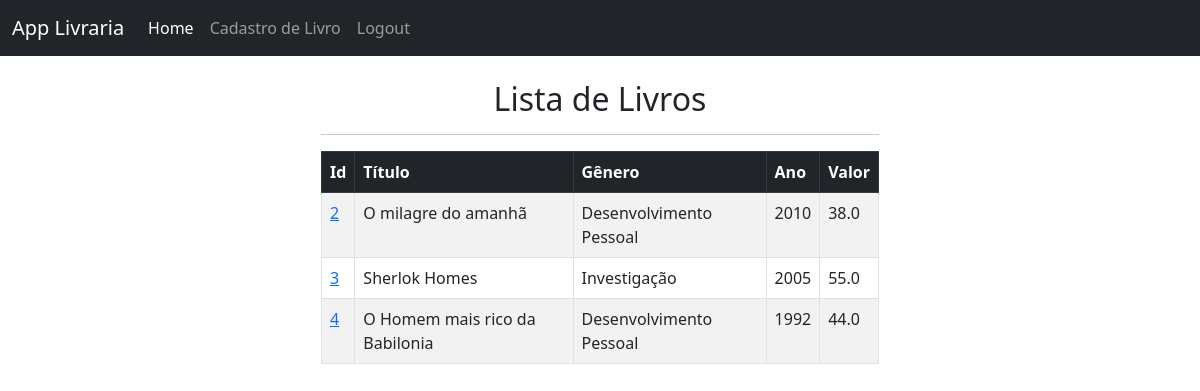
The app's page / (signed in), older data.
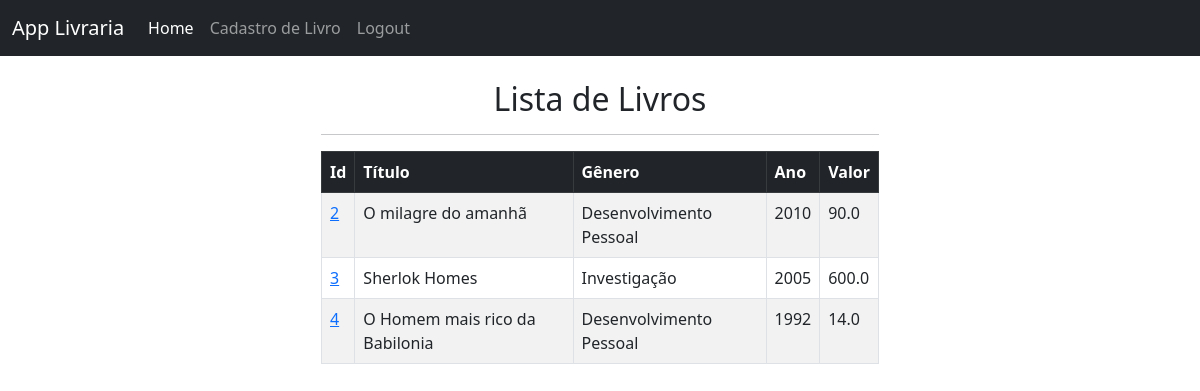
The same page, newer data.
### livraria/models.py (models this page shows, shortened)
class Book(models.Model):
    created_at = models.DateTimeField(auto_now_add=True)
    title = models.CharField(max_length=50)
    description = models.CharField(max_length=200)
    year = models.IntegerField()
    genre = models.CharField(max_length=30)
    value = models.FloatField()

### livraria/views.py (the view)
# urls.py: path('', home, name='home'),
def home(request):
    books = Book.objects.all()
    if request.method == "POST":
        username = request.POST['usuario']
        password = request.POST['senha']
        user = authenticate(
            request,
            username=username,
            password=password
        )
        if user is not None:
            login(request, user)
            messages.success(request, "Login realizado com sucesso!")
            return redirect('home')
        else:
            messages.error(request, "Erro na autenticação. Tente novamente!")
            return redirect('home')
    else:
        return render(request, 'home.html',{'books':books})

### livraria/templates/home.html (shortened to what this page needs)
{% extends 'base.html' %}
{% block content %}
<div class="col-md-6 offset-md-3">
    {% if user.is_authenticated %}
    <h2 class="text-center">Lista de Livros</h2>
    <hr>
    <table class="table table-striped table-bordered table-hover">
        <thead class="table-dark">
            <tr>
                <th>Id</th>
                <th>Título</th>
                <th>Gênero</th>
                <th>Ano</th>
                <th>Valor</th>
            </tr>
        </thead>
        <tbody>
            {% if books %}
                {% for book in books %}
                    <tr>
                        <td><a href="{% url 'book' book.id %}">{{ book.id }}</a></td>
                        <td>{{ book.title }}</td>
                        <td>{{ book.genre }}</td>
                        <td>{{ book.year }}</td>
                        <td>{{ book.value }}</td>
                {% endfor %}
            {% endif %}
                    </tr>
        </tbody>
    </table>
{% endif %}
{% endblock %}

Row changes from the older to the newer data that the page shows:
changed Book "O milagre do amanhã": value "38.0" → "90.0"
changed Book "Sherlok Homes": value "55.0" → "600.0"
changed Book "O Homem mais rico da Babilonia": value "44.0" → "14.0"
